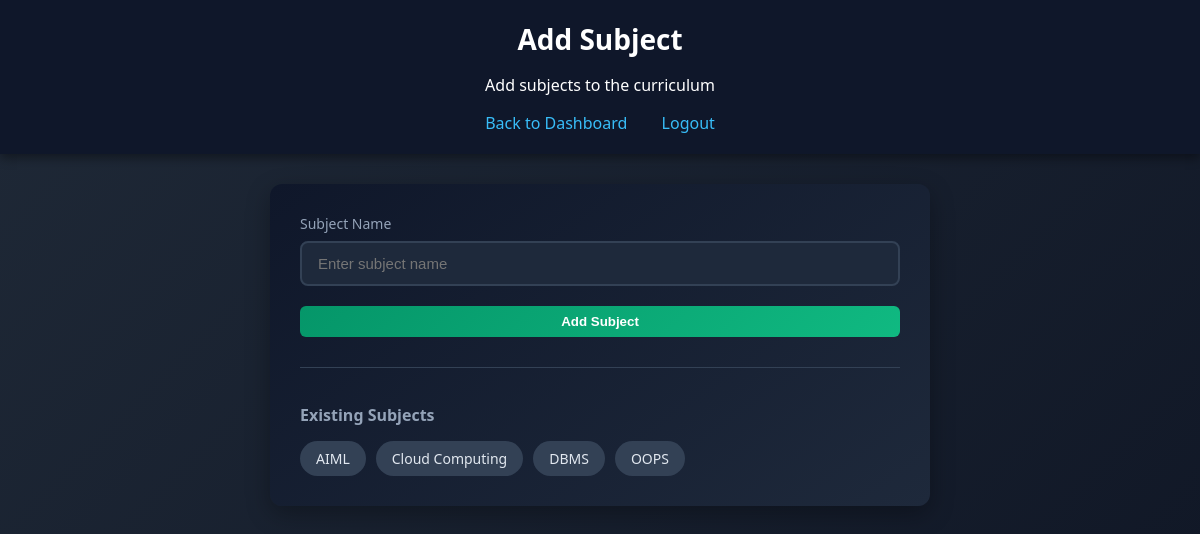
/admin/add_subject (signed in), run on the app's committed database.
### tables this page shows
CREATE TABLE subjects (
    id INTEGER PRIMARY KEY AUTOINCREMENT,
    subject_name TEXT NOT NULL
);

### backend/app.py (the view)
@app.route("/admin/add_subject", methods=["GET", "POST"])
def add_subject():
    if session.get("role") != "admin":
        return redirect("/login")
    message = ""
    conn = get_connection()
    cursor = conn.cursor()
    if request.method == "POST":
        subject = request.form["subject"]
        cursor.execute("INSERT INTO subjects (subject_name) VALUES (?)", (subject,))
        conn.commit()
        message = f"Subject '{subject}' added successfully!"
    subjects = cursor.execute("SELECT * FROM subjects ORDER BY subject_name").fetchall()
    conn.close()
    return render_template("add_subject.html", message=message, subjects=subjects)

### backend/app.py (called while the page is built)
def get_connection():
    conn = sqlite3.connect(DB_PATH)
    conn.row_factory = sqlite3.Row
    return conn

### frontend/templates/add_subject.html (shortened to what this page needs)
<!DOCTYPE html>
<html lang="en">
<head>
    <link rel="stylesheet" href="/static/style.css">
</head>
<body>
    <div class="header">
        <h1>Add Subject</h1>
        <p>Add subjects to the curriculum</p>
        <nav class="nav-links">
            <a href="/admin">Back to Dashboard</a>
            <a href="/logout">Logout</a>
        </nav>
    </div>
    <div class="dashboard-content">
        <div class="form-container">
            <form method="POST" class="admin-form">
                <div class="form-group">
                    <label>Subject Name</label>
                    <input type="text" name="subject" placeholder="Enter subject name" required>
                </div>
                <button type="submit" class="start-btn">Add Subject</button>
            </form>
            {% if subjects %}
            <div class="existing-items">
                <h3>Existing Subjects</h3>
                <div class="items-list">
                    {% for s in subjects %}
                    <span class="item-tag">{{ s.subject_name }}</span>
                    {% endfor %}
                </div>
            </div>
            {% endif %}
        </div>
    </div>
</body>
</html>

### frontend/static/style.css (style rules this page uses)
body { margin: 0; font-family: 'Segoe UI', Tahoma, sans-serif; background: linear-gradient(135deg, #1f2937, #111827); color: white; }
.header { text-align: center; padding: 20px; background: #0f172a; box-shadow: 0 4px 10px rgba(0,0,0,0.4); }
.header h1 { margin: 0; font-size: 28px; }
.nav-links { margin-top: 15px; }
.nav-links a { color: #38bdf8; text-decoration: none; margin: 0 15px; font-size: 16px; transition: color 0.2s; }
.dashboard-content { padding: 30px; }
.start-btn { padding: 8px 16px; background: linear-gradient(135deg, #059669, #10b981); color: white; border: none; border-radius: 6px; font-weight: 600; cursor: pointer; transition: transform 0.2s, box-shadow 0.2s; }
.form-container { max-width: 600px; margin: 0 auto 30px auto; background: linear-gradient(145deg, #0f172a, #1e293b); padding: 30px; border-radius: 12px; box-shadow: 0 8px 25px rgba(0, 0, 0, 0.3); }
.admin-form { display: flex; flex-direction: column; gap: 20px; }
.form-group { display: flex; flex-direction: column; gap: 8px; }
.form-group label { color: #94a3b8; font-size: 14px; font-weight: 500; }
.form-group input, .form-group select { padding: 12px 16px; border: 2px solid #334155; border-radius: 8px; background: #1e293b; color: white; font-size: 15px; transition: border-color 0.3s; }
.existing-items { margin-top: 30px; padding-top: 20px; border-top: 1px solid #334155; }
.existing-items h3 { color: #94a3b8; font-size: 16px; margin-bottom: 15px; }
.items-list { display: flex; flex-wrap: wrap; gap: 10px; }
.item-tag { padding: 8px 16px; background: #334155; color: #e2e8f0; border-radius: 20px; font-size: 14px; }

### data on the page
subjects: subject_name "AIML"
subjects: subject_name "Cloud Computing"
subjects: subject_name "DBMS"
subjects: subject_name "OOPS"
